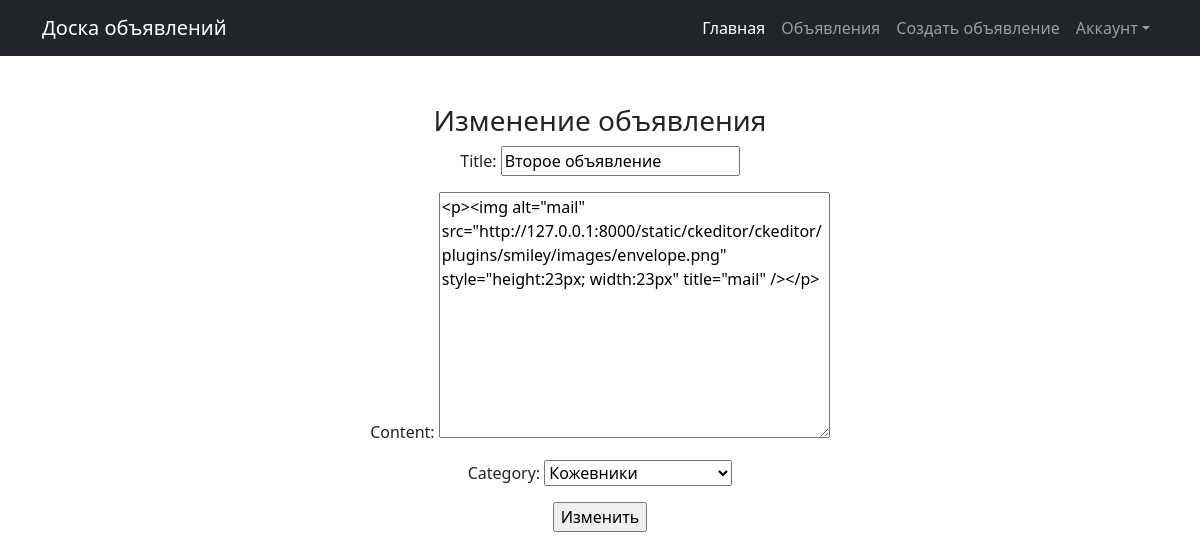
Screenshot of /board/2/update/ (signed in) with the database file from the repository.
### board/models.py (models this page shows, shortened)
class Post(models.Model): #Создает модель Post для объявлений
    user = models.ForeignKey(User, on_delete = models.CASCADE) #Внешний ключ к модели User (связь "многие-к-одному")
    category = models.ForeignKey(Category, on_delete = models.CASCADE) #Внешний ключ к модели Category,Определяет категорию объявления,при удалении категории удаляются все связанные объявления
    created_at = models.DateTimeField(auto_now_add=True) #auto_now_add=True - автоматически устанавливает текущую дату/время при создании объекта
    title = models.CharField(max_length = 255) #Максимальная длина 255 символов
    content = RichTextUploadingField()

### board/views.py (the view)
# urls.py: path('board/<int:pk>/update/', PostUpdateView.as_view(), name='board_update'),
class PostUpdateView(LoginRequiredMixin, UpdateView):
    model = Post
    template_name = 'board/post_edit.html'
    form_class = PostForm
    success_url = '/board/'

### board/forms.py
class PostForm(ModelForm):
    class Meta:
        model = Post
        fields = ['title', 'content', 'category']

### board/models.py (called while the page is built)
    def __str__(self): #Информация об объекте категории выводилась в виде имени категорий
        return self.name #При отображении категории будет показываться её название

### templates/board/post_edit.html (shortened to what this page needs)
{% extends 'base/default.html' %}
{% block content %}
    <h3 class="text-dark">Изменение объявления</h3>
        <form action="" method="post">
            {{ form.as_p }}
            <input type="submit" value="Изменить">
        </form>
{% endblock content %}

### rows the page displays
Post: title "Второе объявление", content "<p><img alt=\"mail\" src=\"http://127.0.0.1:8000/static/ckeditor/ckeditor/plugins/smiley/images/envelope.png\" style=\"height:23px; width:23px\" title=\"mail\" /></p>", category "Кожевники"
